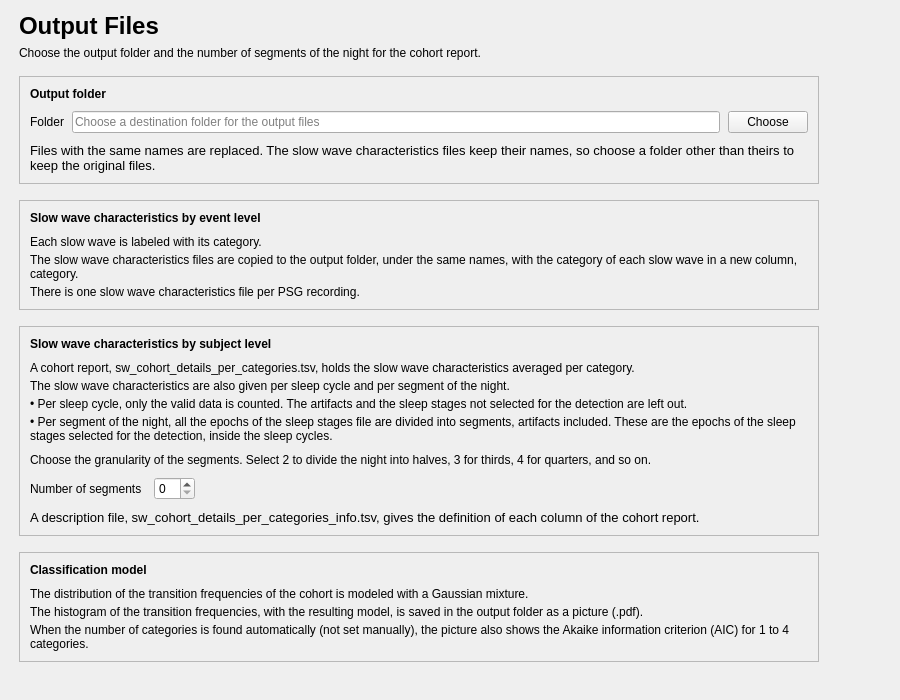
<?xml version="1.0" encoding="UTF-8"?>
<ui version="4.0">
 <class>SSWCOutputFiles</class>
 <widget class="QWidget" name="SSWCOutputFiles">
  <property name="geometry">
   <rect>
    <x>0</x>
    <y>0</y>
    <width>900</width>
    <height>700</height>
   </rect>
  </property>
  <property name="windowTitle">
   <string />
  </property>
  <layout class="QVBoxLayout" name="verticalLayout">
   <property name="leftMargin">
    <number>19</number>
   </property>
   <property name="topMargin">
    <number>12</number>
   </property>
   <property name="rightMargin">
    <number>19</number>
   </property>
   <property name="bottomMargin">
    <number>12</number>
   </property>
   <item>
    <layout class="QHBoxLayout" name="content_row" stretch="1,0">
     <property name="leftMargin">
      <number>0</number>
     </property>
     <property name="topMargin">
      <number>0</number>
     </property>
     <property name="rightMargin">
      <number>0</number>
     </property>
     <property name="bottomMargin">
      <number>0</number>
     </property>
     <item>
      <widget class="QWidget" name="content_widget" native="true">
       <property name="maximumSize">
        <size>
         <width>800</width>
         <height>16777215</height>
        </size>
       </property>
       <layout class="QVBoxLayout" name="content_layout">
        <property name="spacing">
         <number>16</number>
        </property>
        <property name="leftMargin">
         <number>0</number>
        </property>
        <property name="topMargin">
         <number>0</number>
        </property>
        <property name="rightMargin">
         <number>0</number>
        </property>
        <property name="bottomMargin">
         <number>0</number>
        </property>
        <item>
         <layout class="QVBoxLayout" name="header_layout">
          <property name="spacing">
           <number>6</number>
          </property>
          <item>
           <widget class="QLabel" name="title_label">
            <property name="font">
             <font>
              <pointsize>18</pointsize>
              <bold>true</bold>
             </font>
            </property>
            <property name="text">
             <string>Output Files</string>
            </property>
           </widget>
          </item>
          <item>
           <widget class="QLabel" name="subtitle_label">
            <property name="text">
             <string>Choose the output folder and the number of segments of the night for the cohort report.</string>
            </property>
            <property name="wordWrap">
             <bool>true</bool>
            </property>
            <property name="variant" stdset="0">
             <string notr="true">help</string>
            </property>
           </widget>
          </item>
         </layout>
        </item>
        <item>
         <widget class="QFrame" name="folder_card">
          <property name="frameShape">
           <enum>QFrame::Shape::StyledPanel</enum>
          </property>
          <property name="frameShadow">
           <enum>QFrame::Shadow::Raised</enum>
          </property>
          <layout class="QVBoxLayout" name="folder_card_layout">
           <property name="spacing">
            <number>10</number>
           </property>
           <property name="leftMargin">
            <number>10</number>
           </property>
           <property name="topMargin">
            <number>10</number>
           </property>
           <property name="rightMargin">
            <number>10</number>
           </property>
           <property name="bottomMargin">
            <number>10</number>
           </property>
           <item>
            <widget class="QLabel" name="label_10">
             <property name="font">
              <font>
               <bold>true</bold>
              </font>
             </property>
             <property name="text">
              <string>Output folder</string>
             </property>
            </widget>
           </item>
           <item>
            <layout class="QHBoxLayout" name="folder_layout">
             <property name="spacing">
              <number>8</number>
             </property>
             <item>
              <widget class="QLabel" name="label">
               <property name="text">
                <string>Folder</string>
               </property>
              </widget>
             </item>
             <item>
              <widget class="QLineEdit" name="foldername_lineEdit">
               <property name="placeholderText">
                <string>Choose a destination folder for the output files</string>
               </property>
               <property name="text">
                <string />
               </property>
              </widget>
             </item>
             <item>
              <widget class="QPushButton" name="choose_pushButton">
               <property name="text">
                <string>Choose</string>
               </property>
              </widget>
             </item>
            </layout>
           </item>
           <item>
            <widget class="QLabel" name="folder_help_label">
             <property name="font">
              <font>
               <pointsize>10</pointsize>
              </font>
             </property>
             <property name="text">
              <string>Files with the same names are replaced. The slow wave characteristics files keep their names, so choose a folder other than theirs to keep the original files.</string>
             </property>
             <property name="wordWrap">
              <bool>true</bool>
             </property>
             <property name="variant" stdset="0">
              <string notr="true">help</string>
             </property>
            </widget>
           </item>
          </layout>
         </widget>
        </item>
        <item>
         <widget class="QFrame" name="event_level_card">
          <property name="frameShape">
           <enum>QFrame::Shape::StyledPanel</enum>
          </property>
          <property name="frameShadow">
           <enum>QFrame::Shadow::Raised</enum>
          </property>
          <layout class="QVBoxLayout" name="event_level_card_layout">
           <property name="spacing">
            <number>10</number>
           </property>
           <property name="leftMargin">
            <number>10</number>
           </property>
           <property name="topMargin">
            <number>10</number>
           </property>
           <property name="rightMargin">
            <number>10</number>
           </property>
           <property name="bottomMargin">
            <number>10</number>
           </property>
           <item>
            <widget class="QLabel" name="label_4">
             <property name="font">
              <font>
               <bold>true</bold>
              </font>
             </property>
             <property name="text">
              <string>Slow wave characteristics by event level</string>
             </property>
            </widget>
           </item>
           <item>
            <layout class="QVBoxLayout" name="event_level_text_layout">
             <property name="spacing">
              <number>4</number>
             </property>
             <item>
              <widget class="QLabel" name="label_2">
               <property name="text">
                <string>Each slow wave is labeled with its category.</string>
               </property>
               <property name="wordWrap">
                <bool>true</bool>
               </property>
               <property name="variant" stdset="0">
                <string notr="true">help</string>
               </property>
              </widget>
             </item>
             <item>
              <widget class="QLabel" name="label_3">
               <property name="text">
                <string>The slow wave characteristics files are copied to the output folder, under the same names, with the category of each slow wave in a new column, category.</string>
               </property>
               <property name="wordWrap">
                <bool>true</bool>
               </property>
               <property name="variant" stdset="0">
                <string notr="true">help</string>
               </property>
              </widget>
             </item>
             <item>
              <widget class="QLabel" name="label_6">
               <property name="text">
                <string>There is one slow wave characteristics file per PSG recording.</string>
               </property>
               <property name="wordWrap">
                <bool>true</bool>
               </property>
               <property name="variant" stdset="0">
                <string notr="true">help</string>
               </property>
              </widget>
             </item>
            </layout>
           </item>
          </layout>
         </widget>
        </item>
        <item>
         <widget class="QFrame" name="subject_level_card">
          <property name="frameShape">
           <enum>QFrame::Shape::StyledPanel</enum>
          </property>
          <property name="frameShadow">
           <enum>QFrame::Shadow::Raised</enum>
          </property>
          <layout class="QVBoxLayout" name="subject_level_card_layout">
           <property name="spacing">
            <number>10</number>
           </property>
           <property name="leftMargin">
            <number>10</number>
           </property>
           <property name="topMargin">
            <number>10</number>
           </property>
           <property name="rightMargin">
            <number>10</number>
           </property>
           <property name="bottomMargin">
            <number>10</number>
           </property>
           <item>
            <widget class="QLabel" name="label_5">
             <property name="font">
              <font>
               <bold>true</bold>
              </font>
             </property>
             <property name="text">
              <string>Slow wave characteristics by subject level</string>
             </property>
            </widget>
           </item>
           <item>
            <layout class="QVBoxLayout" name="subject_level_text_layout">
             <property name="spacing">
              <number>4</number>
             </property>
             <item>
              <widget class="QLabel" name="label_7">
               <property name="text">
                <string>A cohort report, sw_cohort_details_per_categories.tsv, holds the slow wave characteristics averaged per category.</string>
               </property>
               <property name="wordWrap">
                <bool>true</bool>
               </property>
               <property name="variant" stdset="0">
                <string notr="true">help</string>
               </property>
              </widget>
             </item>
             <item>
              <widget class="QLabel" name="label_8">
               <property name="text">
                <string>The slow wave characteristics are also given per sleep cycle and per segment of the night.</string>
               </property>
               <property name="wordWrap">
                <bool>true</bool>
               </property>
               <property name="variant" stdset="0">
                <string notr="true">help</string>
               </property>
              </widget>
             </item>
             <item>
              <widget class="QLabel" name="label_18">
               <property name="text">
                <string>• Per sleep cycle, only the valid data is counted. The artifacts and the sleep stages not selected for the detection are left out.</string>
               </property>
               <property name="wordWrap">
                <bool>true</bool>
               </property>
               <property name="variant" stdset="0">
                <string notr="true">help</string>
               </property>
              </widget>
             </item>
             <item>
              <widget class="QLabel" name="label_17">
               <property name="text">
                <string>• Per segment of the night, all the epochs of the sleep stages file are divided into segments, artifacts included. These are the epochs of the sleep stages selected for the detection, inside the sleep cycles.</string>
               </property>
               <property name="wordWrap">
                <bool>true</bool>
               </property>
               <property name="variant" stdset="0">
                <string notr="true">help</string>
               </property>
              </widget>
             </item>
            </layout>
           </item>
           <item>
            <widget class="QLabel" name="label_11">
             <property name="text">
              <string>Choose the granularity of the segments. Select 2 to divide the night into halves, 3 for thirds, 4 for quarters, and so on.</string>
             </property>
             <property name="wordWrap">
              <bool>true</bool>
             </property>
             <property name="variant" stdset="0">
              <string notr="true">help</string>
             </property>
            </widget>
           </item>
           <item>
            <layout class="QGridLayout" name="segments_grid">
             <property name="horizontalSpacing">
              <number>12</number>
             </property>
             <property name="verticalSpacing">
              <number>10</number>
             </property>
             <item row="0" column="0">
              <widget class="QLabel" name="label_9">
               <property name="text">
                <string>Number of segments</string>
               </property>
              </widget>
             </item>
             <item row="0" column="1">
              <widget class="QSpinBox" name="spinBox_n_division" />
             </item>
             <item row="0" column="3">
              <spacer name="segments_grid_spacer">
               <property name="orientation">
                <enum>Qt::Orientation::Horizontal</enum>
               </property>
               <property name="sizeHint" stdset="0">
                <size>
                 <width>40</width>
                 <height>20</height>
                </size>
               </property>
              </spacer>
             </item>
            </layout>
           </item>
           <item>
            <widget class="QLabel" name="label_16">
             <property name="font">
              <font>
               <pointsize>10</pointsize>
              </font>
             </property>
             <property name="text">
              <string>A description file, sw_cohort_details_per_categories_info.tsv, gives the definition of each column of the cohort report.</string>
             </property>
             <property name="wordWrap">
              <bool>true</bool>
             </property>
             <property name="variant" stdset="0">
              <string notr="true">help</string>
             </property>
            </widget>
           </item>
          </layout>
         </widget>
        </item>
        <item>
         <widget class="QFrame" name="model_card">
          <property name="frameShape">
           <enum>QFrame::Shape::StyledPanel</enum>
          </property>
          <property name="frameShadow">
           <enum>QFrame::Shadow::Raised</enum>
          </property>
          <layout class="QVBoxLayout" name="model_card_layout">
           <property name="spacing">
            <number>10</number>
           </property>
           <property name="leftMargin">
            <number>10</number>
           </property>
           <property name="topMargin">
            <number>10</number>
           </property>
           <property name="rightMargin">
            <number>10</number>
           </property>
           <property name="bottomMargin">
            <number>10</number>
           </property>
           <item>
            <widget class="QLabel" name="label_12">
             <property name="font">
              <font>
               <bold>true</bold>
              </font>
             </property>
             <property name="text">
              <string>Classification model</string>
             </property>
            </widget>
           </item>
           <item>
            <layout class="QVBoxLayout" name="model_text_layout">
             <property name="spacing">
              <number>4</number>
             </property>
             <item>
              <widget class="QLabel" name="label_title">
               <property name="text">
                <string>The distribution of the transition frequencies of the cohort is modeled with a Gaussian mixture.</string>
               </property>
               <property name="wordWrap">
                <bool>true</bool>
               </property>
               <property name="variant" stdset="0">
                <string notr="true">help</string>
               </property>
              </widget>
             </item>
             <item>
              <widget class="QLabel" name="label_13">
               <property name="text">
                <string>The histogram of the transition frequencies, with the resulting model, is saved in the output folder as a picture (.pdf).</string>
               </property>
               <property name="wordWrap">
                <bool>true</bool>
               </property>
               <property name="variant" stdset="0">
                <string notr="true">help</string>
               </property>
              </widget>
             </item>
             <item>
              <widget class="QLabel" name="label_14">
               <property name="text">
                <string>When the number of categories is found automatically (not set manually), the picture also shows the Akaike information criterion (AIC) for 1 to 4 categories.</string>
               </property>
               <property name="wordWrap">
                <bool>true</bool>
               </property>
               <property name="variant" stdset="0">
                <string notr="true">help</string>
               </property>
              </widget>
             </item>
            </layout>
           </item>
          </layout>
         </widget>
        </item>
       </layout>
      </widget>
     </item>
     <item>
      <spacer name="content_spacer">
       <property name="orientation">
        <enum>Qt::Orientation::Horizontal</enum>
       </property>
       <property name="sizeHint" stdset="0">
        <size>
         <width>40</width>
         <height>20</height>
        </size>
       </property>
      </spacer>
     </item>
    </layout>
   </item>
   <item>
    <spacer name="verticalSpacer">
     <property name="orientation">
      <enum>Qt::Orientation::Vertical</enum>
     </property>
     <property name="sizeHint" stdset="0">
      <size>
       <width>40</width>
       <height>20</height>
      </size>
     </property>
    </spacer>
   </item>
  </layout>
 </widget>
 <resources>
  <include location="../../../../../snooz-toolbox/src/main/python/ui/themes/themes.qrc" />
 </resources>
 <connections>
  <connection>
   <sender>choose_pushButton</sender>
   <signal>clicked()</signal>
   <receiver>SSWCOutputFiles</receiver>
   <slot>on_choose()</slot>
   <hints>
    <hint type="sourcelabel">
     <x>700</x>
     <y>50</y>
    </hint>
    <hint type="destinationlabel">
     <x>207</x>
     <y>111</y>
    </hint>
   </hints>
  </connection>
 </connections>
 <slots>
  <slot>on_choose()</slot>
  <slot>on_input_format_changed()</slot>
  <slot>on_event_pos_changed()</slot>
  <slot>on_group_index_changed()</slot>
  <slot>on_name_index_changed()</slot>
  <slot>output_files_slot()</slot>
 </slots>
</ui>
